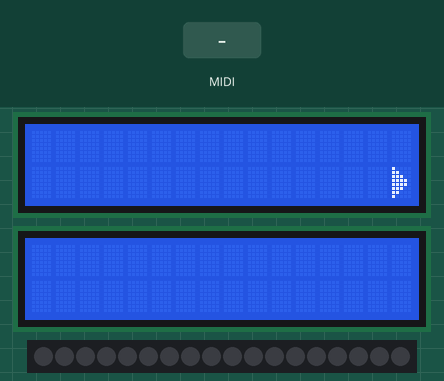
Bench run of a sketch on a simulated Arduino Leonardo, built with avr-gcc and run on an emulated ATmega32U4. On the bench: 2 × 16×2 character LCD, 18 RGB LEDs in strip order, left to right. The test bench sets the inputs (shaded band). Dim RGB values are drawn brighter than linear; MIDI output is not drawn.

Above: at 1.13 s.
1.4 s: MIDI note 36 received
At 1.65 s:
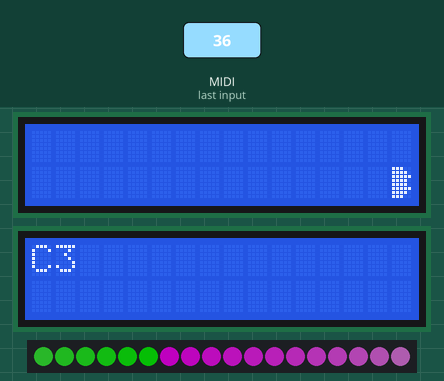
3.0 s: MIDI note 48 received
At 3.2 s:
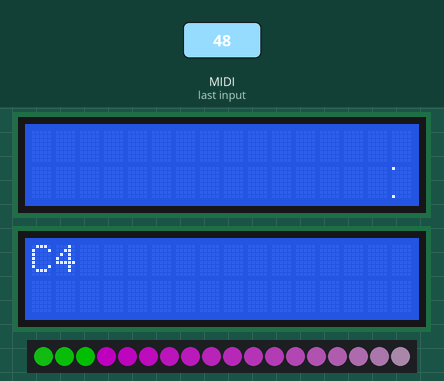
4.5 s: MIDI note 64 received
At 4.7 s:
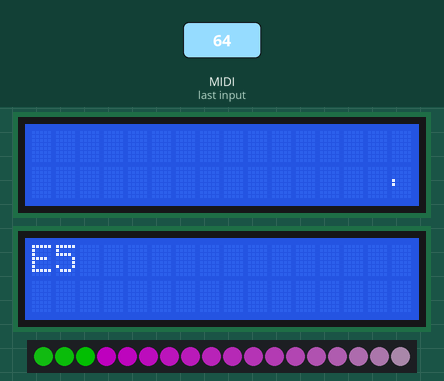
6.0 s: MIDI note 67 received
At 6.2 s:
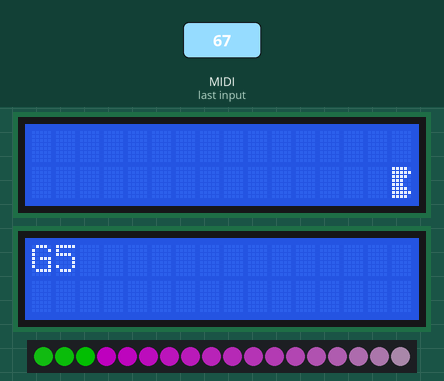
Timing chart, 0 to 8.5 s (numbered marks = the images above; inputs shaded):
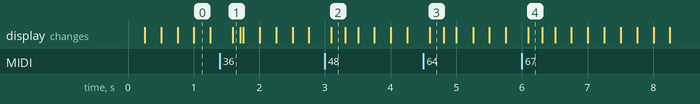

The sketch:

LXS_Firmware.ino
```cpp
#include "LXS_Debug.h"
#include "LXS_App.h"

LXS_App lxsApp;

void setup()
{
	LXS_DEBUGINIT(Serial, 115200);

	lxsApp.Init();
}

void loop()
{
	lxsApp.Tick();
}
```

LXS_App.cpp
```cpp
#include "LXS_App.h"

static MIDI_CREATE_INSTANCE(HardwareSerial, Serial1, midiA);

LXS_Clock LXS_App::clock;

LXS_Sequence LXS_App::sequence(LXS_MAX_NOTES);
bool LXS_App::noteTriggered = false;

LXS_App::LXS_App()
{

}

void LXS_App::Init()
{
	clock.init(LXS_ClockSource::Internal, LXS_SyncType::ReTrigReset);

#if LXS_HAS_LCD
	lcd.init();
#if LXS_LCD_DEBUG
	debugScreen.init();
#endif
#endif

	sequence.init();

	midiA.begin(MIDI_CHANNEL_OMNI);  // Listen to all incoming messages

	midiA.turnThruOff();

	midiA.setHandleNoteOn(handleNoteOn);
	midiA.setHandleNoteOff(handleNoteOff);

#if LXS_HAS_LEDSTRIP
	pinMode(LXS_LED_CLOCKPIN, OUTPUT);
	pinMode(LXS_LED_DATAPIN, OUTPUT);

	for (uint16_t i = 0; i < LXS_LED_COUNT; i++)
	{
		ledColors[i].red = 0;
		ledColors[i].green = 0;
		ledColors[i].blue = 0;
	}

	ledStrip.write(ledColors, LXS_LED_COUNT, LXS_LED_BRIGHTNESS);
#endif
}

bool LXS_App::Tick()
{
	noteTriggered = false;

	clock.tick();

	// Read incoming messages
	midiA.read();

	sequence.tick(clock);

#if LXS_HAS_LCD
#if LXS_LCD_DEBUG
	debugScreen.tick(clock);

	if(noteTriggered)
	{
		debugScreen.update(sequence.noteList);
	}
#endif
	else
	{
		lcd.tick(clock);
	}
#endif

#if LXS_HAS_LEDSTRIP
	if (sequence.noteList.getCount() > 0)
	{
		uint8_t time = clock.activeTime.milliseconds >> 2;
		for (uint16_t i = 0; i < LXS_LED_COUNT; i++)
		{
			uint8_t x = time - i * 8;
			ledColors[i].red = x;
			ledColors[i].green = 255 - x;
			ledColors[i].blue = x;
		}
	}
	else
	{
		for (uint16_t i = 0; i < LXS_LED_COUNT; i++)
		{
			ledColors[i].red = 0;
			ledColors[i].green = 0;
			ledColors[i].blue = 0;
		}
	}

	ledStrip.write(ledColors, LXS_LED_COUNT, 10);
#endif

	return true;
}

void LXS_App::handleNoteOn(const uint8 inChannel, const uint8 inPitch, const uint8 inVelocity)
{
	midiA.sendNoteOn(inPitch, inVelocity, inChannel);

	sequence.handleNoteOn(clock, inChannel, inPitch, inVelocity);

	clock.notify(LXS_EventType::Note, true);
	noteTriggered = true;
}

void LXS_App::handleNoteOff(const uint8 inChannel, const uint8 inPitch, const uint8 inVelocity)
{
	midiA.sendNoteOff(inPitch, inVelocity, inChannel);

	sequence.handleNoteOff(clock, inChannel, inPitch, inVelocity);

	clock.notify(LXS_EventType::Note, false);
	noteTriggered = true;
}
```

LXS_App.h
```cpp
#ifndef _LXS_APP_H_
#define _LXS_APP_H_

#include "LXS_Config.h"
#include "LXS_Types.h"

#include <MIDI.h>
#include <HardwareSerial.h>

#if LXS_HAS_LEDSTRIP
#if LXS_USE_FASTGPIO
#include <FastGPIO.h>
#define APA102_USE_FAST_GPIO
#endif
#include <APA102.h>
#endif

#if LXS_HAS_LCD
#include "LXS_LCD.h"
#if LXS_LCD_DEBUG
#include "LXS_LCDDebugScreens.h"
#endif
#endif

#include "LXS_Clock.h"
#include "LXS_Sequence.h"

class LXS_App
{
public:
	LXS_App();

	void Init();
	bool Tick();

	static void handleNoteOn(const uint8 inChannel, const uint8 inNote, const uint8 inVelocity);
	static void handleNoteOff(const uint8 inChannel, const uint8 inNote, const uint8 inVelocity);

private:
	static LXS_Clock clock;
	static LXS_Sequence sequence;

	static bool noteTriggered;

#if LXS_HAS_LEDSTRIP
	APA102<LXS_LED_DATAPIN, LXS_LED_CLOCKPIN> ledStrip;
	rgb_color ledColors[LXS_LED_COUNT];
#endif

#if LXS_HAS_LCD
	LXS_LCD lcd;
#if LXS_LCD_DEBUG
	LXS_LCDDebugScreen_ActiveNotes debugScreen;
#endif
#endif
};

#endif /* _LXS_APP_H_ */
```

LXS_Clock.cpp
```cpp
#include "LXS_Clock.h"

LXS_Time::LXS_Time()
	: milliseconds(0)
	, deltaMilliseconds(0)
	, microseconds(0)
	, deltaMicroseconds(0)
{

}

void LXS_Time::init(const uint32 inMillis, const uint32 inMicros)
{
	milliseconds = inMillis;
	microseconds = inMicros;

	deltaMilliseconds = deltaMicroseconds = 0;
}

void LXS_Time::update(const uint32 inMillis, const uint32 inMicros)
{
	deltaMilliseconds = inMillis - milliseconds;
	milliseconds = inMillis;

	deltaMicroseconds = inMicros - microseconds;
	microseconds = inMicros;
}

void LXS_Time::deltaUpdate(const uint32 inDeltaMillis, const uint32 inDeltaMicros)
{
	deltaMilliseconds = inDeltaMillis;
	milliseconds += inDeltaMillis;

	deltaMicroseconds = inDeltaMicros;
	microseconds += inDeltaMicros;
}

LXS_Clock::LXS_Clock()
	: clockSource(LXS_ClockSource::Uninitialized)
	, syncType(LXS_SyncType::Uninitialized)
{

}

void LXS_Clock::init(const LXS_ClockSource::Enum source, const LXS_SyncType::Enum sync)
{
	clockSource = source;
	syncType = sync;

	systemTime.init(millis(), micros());
	activeTime.init(0, 0);
}

bool LXS_Clock::tick()
{
	systemTime.update(millis(), micros());
	activeTime.deltaUpdate(systemTime.deltaMilliseconds, systemTime.deltaMicroseconds);
}

void LXS_Clock::notify(const LXS_EventType::Enum inEvent, const uint32 inParam)
{
	switch (inEvent)
	{
		case LXS_EventType::Note:
		{
			if (syncType == LXS_SyncType::ReTrigReset ||
			    (syncType == LXS_SyncType::TrigReset && inParam)) // Note On
			{
				activeTime.init(0, 0);
			}

			break;
		}
		case LXS_EventType::Beat:
		case LXS_EventType::Clock:
		case LXS_EventType::Start:
		case LXS_EventType::Stop:
		default:
		{
			break;
		}
	}
}
```

LXS_Clock.h
```cpp
#ifndef _LXS_CLOCK_H_
#define _LXS_CLOCK_H_

#include "LXS_Config.h"
#include "LXS_Types.h"

class LXS_Time
{
public:
	LXS_Time();

	void init(const uint32 inMillis, const uint32 inMicros);

	void update(const uint32 inMillis, const uint32 inMicros);
	void deltaUpdate(const uint32 inDeltaMillis, const uint32 inDeltaMicros);

public:
	uint32 milliseconds;
	uint32 deltaMilliseconds;

	uint32 microseconds;
	uint32 deltaMicroseconds;
};

namespace LXS_ClockSource
{
	enum Enum
	{
		Uninitialized,
		Internal,
		MIDI,
		Count
	};
}

namespace LXS_SyncType
{
	enum Enum
	{
		Uninitialized,
		Free,
		Beat,
		TrigReset,
		ReTrigReset,
		Count
	};
}

namespace LXS_EventType
{
	enum Enum
	{
		Uninitialized,
		Note,
		Beat,
		Clock,
		Start,
		Stop,
		Count
	};
}

class LXS_Clock
{
public:
	LXS_Clock();

	void init(const LXS_ClockSource::Enum inSource, const LXS_SyncType::Enum inSync);
	bool tick();

	void notify(const LXS_EventType::Enum inEvent, const uint32 inParam);

	LXS_Time systemTime;
	LXS_Time activeTime;

private:
	LXS_ClockSource::Enum clockSource;
	LXS_SyncType::Enum syncType;

};

#endif /* _LXS_CLOCK_H_ */
```

LXS_Constants.cpp
```cpp
#include "LXS_Constants.h"
#include "LXS_Macros.h"

#if LXS_HAS_LCD && LXS_LCD_PULSE
uint8 LXS_PulseBitmaps[] = {
	// Frame 1
	0b00000,
	0b00000,
	0b00000,
	0b00000,
	0b00000,
	0b00000,
	0b00000,
	0b00000,
	// Frame 2
	0b00000,
	0b00000,
	0b00000,
	0b10000,
	0b10000,
	0b00000,
	0b00000,
	0b00000,
	// Frame 3
	0b00000,
	0b00000,
	0b10000,
	0b11000,
	0b11000,
	0b10000,
	0b00000,
	0b00000,
	// Frame 4
	0b00000,
	0b10000,
	0b11000,
	0b11100,
	0b11100,
	0b11000,
	0b10000,
	0b00000,
	// Frame 5
	0b10000,
	0b11000,
	0b11100,
	0b11110,
	0b11110,
	0b11100,
	0b11000,
	0b10000,
	// Frame 6
	0b11000,
	0b11100,
	0b11110,
	0b11111,
	0b11111,
	0b11110,
	0b11100,
	0b11000,
	// Frame 7
	0b11100,
	0b11110,
	0b11111,
	0b11110,
	0b11110,
	0b11111,
	0b11110,
	0b11100,
	// Frame 8
	0b11110,
	0b11111,
	0b11110,
	0b11100,
	0b11100,
	0b11110,
	0b11111,
	0b11110,
	// Frame 9
	0b11111,
	0b11110,
	0b11100,
	0b11000,
	0b11000,
	0b11100,
	0b11110,
	0b11111,
	// Frame 10
	0b11110,
	0b11100,
	0b11000,
	0b10000,
	0b10000,
	0b11000,
	0b11100,
	0b11110,
	// Frame 11
	0b11100,
	0b11000,
	0b10000,
	0b00000,
	0b00000,
	0b10000,
	0b11000,
	0b11100,
	// Frame 12
	0b11000,
	0b10000,
	0b00000,
	0b00000,
	0b00000,
	0b00000,
	0b10000,
	0b11000,
	// Frame 13
	0b10000,
	0b00000,
	0b00000,
	0b00000,
	0b00000,
	0b00000,
	0b00000,
	0b10000,
	// Frame 13
	0b00000,
	0b00000,
	0b00000,
	0b00000,
	0b00000,
	0b00000,
	0b00000,
	0b00000,
	// Frame 15
	0b00000,
	0b00100,
	0b01110,
	0b11111,
	0b01110,
	0b00100,
	0b00000,
	0b00000,
	// Frame 16
	0b00000,
	0b00000,
	0b00100,
	0b01110,
	0b00100,
	0b00000,
	0b00000,
	0b00000,
	// Frame 17
	0b01000,
	0b00100,
	0b10100,
	0b01001,
	0b01010,
	0b10100,
	0b00110,
	0b10100,
	// Frame 18
	0b00000,
	0b00000,
	0b00000,
	0b00000,
	0b00000,
	0b00000,
	0b00000,
	0b00000,
};

const uint32 LXS_PulseBitmapFrameThresholds[LXS_PulseBitmap_FrameCount + 1] = {
	0,
	250,
	500,
	750,
	1000,
	1250,
	1500,
	1750,
	2000,
	2250,
	2500,
	2750,
	3000,
	3250,
	3500,
	3750,
	4000,
	4250,
};

uint8 LXS_PulseBitmapGetFrameIdx(uint32 microseconds)
{
	uint32 milliseconds = LXS_MICROSECONDSTOMILLISECONDS(microseconds);
	milliseconds %= (LXS_PulseBitmapFrameThresholds[LXS_PulseBitmap_FrameCount]);

	uint8 frameIdx = 0;

	for (uint8 i = (LXS_PulseBitmap_FrameCount - 1); i >= 0; i--)
	{
		if (milliseconds >= LXS_PulseBitmapFrameThresholds[i])
		{
			frameIdx = i;
			break;
		}
	}

	return frameIdx;
}

uint32 LXS_PulseBitmapGetFrameOffset(uint32 microseconds)
{
	uint8 frameIdx = LXS_PulseBitmapGetFrameIdx(microseconds);
	uint32 frameOffset = (LXS_PulseBitmap_FrameStride * frameIdx);

	return frameOffset;
}

uint8 *LXS_PulseBitmapGetFramePtr(uint32 microseconds)
{
	return LXS_PulseBitmaps + LXS_PulseBitmapGetFrameOffset(microseconds);
}
#endif /* LXS_HAS_LCD && LXS_LCD_PULSE */

#if LXS_LCD_DEBUG
char* LXS_NoteStrings[] = { "C","C#","D","D#", "E","F","F#","G", "G#","A","A#","B" };
#endif
```

LXS_Constants.h
```cpp
#ifndef _LXS_CONSTANTS_H_
#define _LXS_CONSTANTS_H_

#include "LXS_Config.h"
#include "LXS_Types.h"

#if LXS_HAS_LCD && LXS_LCD_PULSE
extern uint8 LXS_PulseBitmaps[];
extern const uint32 LXS_PulseBitmapFrameMasks[];

#define LXS_PulseBitmap_FrameRateMicroSeconds LXSMILLISECONDSTOMICROSECONDS(4250) //
#define LXS_PulseBitmap_FrameCount 17 // 17 Frames
#define LXS_PulseBitmap_FrameStride 8 // 8 Bytes Per Frame
#define LXS_PulseBitmap_Blank 0
#define LXS_PulseBitmap_Char 1

uint8 LXS_PulseBitmapGetFrameIdx(uint32 microseconds);
uint32 LXS_PulseBitmapGetFrameOffset(uint32 microseconds);
uint8 *LXS_PulseBitmapGetFramePtr(uint32 microseconds);
#endif /* LXS_HAS_LCD */

#if LXS_LCD_DEBUG
extern char* LXS_NoteStrings[];
#endif

#endif /* _LXS_CONSTANTS_H_ */
```

LXS_Debug.h
```cpp
#include "LXS_Config.h"
#include "HardwareSerial.h"

#if LXS_DEBUGPRINT    //Macros are usually in all capital letters.
#define LXS_DEBUGINIT(serial, baud) serial.begin(baud)
#define LXS_DPRINT(...)    Serial.print(__VA_ARGS__)     //DPRINT is a macro, debug print
#define LXS_DPRINTLN(...)  Serial.println(__VA_ARGS__)   //DPRINTLN is a macro, debug print with new line
#else
#define LXS_DEBUGINIT(serial, baud)
#define LXS_DPRINT(...)     //now defines a blank line
#define LXS_DPRINTLN(...)   //now defines a blank line
#endif
```

LXS_Macros.h
```cpp
#ifndef _LXS_MACROS_H_
#define _LXS_MACROS_H_

#define LXS_SECONDSTOMILLISECONDS(milliseconds) (milliseconds * 1000)
#define LXS_SECONDSTOMICROSECONDS(seconds) (seconds * 1000000)

#define LXS_MILLISECONDSTOSECONDS(milliseconds) (milliseconds / 1000)
#define LXS_MILLISECONDSTOSECONDS_FRAC(milliseconds) (milliseconds % 1000)
#define LXS_MILLISECONDSTOMICROSECONDS(milliseconds) (milliseconds * 1000)

#define LXS_MICROSECONDSTOSECONDS(microseconds) (microseconds / 1000000)
#define LXS_MICROSECONDSTOSECONDS_FRAC(microseconds) (microseconds % 1000000)
#define LXS_MICROSECONDSTOMILLISECONDS(microseconds) (microseconds / 1000)
#define LXS_MICROSECONDSTOMILLISECONDS_FRAC(microseconds) (microseconds % 1000)

#endif /* _LXS_MACROS_H_ */
```

LXS_Note.cpp
```cpp
#include "LXS_Note.h"
```

LXS_Note.h
```cpp
#ifndef LXS_NOTE_H_
#define LXS_NOTE_H_

#include "LXS_Types.h"
#include "LXS_Debug.h"

class LXS_Note
{
public:
	inline LXS_Note();
	inline LXS_Note(const uint32 inMicros, const uint8 inChannel, const uint8 inPitch, const uint8 inVelocity = LXS_NOTE_VELOCITY_MAX);
	inline LXS_Note(const LXS_Note& inB);

	inline uint32 release(const uint32 inMicros);

	inline LXS_Note& operator= (const LXS_Note& inB);

	union
	{
		uint32 packed;
		struct
		{
			uint8 channel : 4;
			uint8 pitch : 8;
			uint8 velocity : 7;
			bool  active : 1;
			uint8 param : 8;
			uint8 reserved : 4;
		};
	};

	uint32 micros;
};

inline LXS_Note::LXS_Note()
{
	active = false;
	micros = 0;
}

inline LXS_Note::LXS_Note(const uint32 inMicros, const uint8 inChannel, const uint8 inPitch, const uint8 inVelocity /* = LXS_NOTE_VELOCITY_MAX */)
{
	channel = inChannel;
	pitch = inPitch;
	velocity = inVelocity;
	micros = inMicros;
	active = true;
}

inline LXS_Note::LXS_Note(const LXS_Note& inB)
{
	packed = inB.packed;
	micros = inB.micros;
	active = inB.active;
}

inline uint32 LXS_Note::release(const uint32 inMicros)
{
	micros = (inMicros - micros);
	active = false;

	return micros;
}

inline LXS_Note& LXS_Note::operator= (const LXS_Note& inB)
{
	packed = inB.packed;
	micros = inB.micros;
	active = inB.active;

	return *this;
}

#endif /* LXS_NOTE_H_ */
```

LXS_NoteList.cpp
```cpp
#include "LXS_NoteList.h"

LXS_NoteList::LXS_NoteList(const uint16 inSize)
	: mSize(inSize)
	, mCount(0)
	, mHead(0)
	, mTail(0)
	, mCursor(0)
{
	mArray = (LXS_NoteList::Cell*)malloc(sizeof(Cell) * inSize);

	clear();
}

LXS_NoteList::~LXS_NoteList()
{
	free(mArray);
}

void LXS_NoteList::clear()
{
	for (int i = 0; i < mSize; ++i)
	{
		mArray[i] = Cell();
	}
}

void LXS_NoteList::add(const LXS_Note& inNote)
{
	remove(inNote.channel, inNote.pitch);

	Cell* cell = getFirstEmptyCell();
	if (!cell)
	{
		Cell* droppedCell = getFirstValidCell();
		remove(droppedCell->note.channel, droppedCell->note.pitch);

		cell = getFirstEmptyCell();
	}

	cell->note = inNote;
	cell->inUse = true;

#if LXS_NOTELIST_DEBUG
	LXS_DPRINT("add: ");
	LXS_DPRINT(mCount);
	LXS_DPRINT(" pitch: ");
	LXS_DPRINTLN(inNote.pitch);
#endif

	if (mCount == 0)
	{
		mHead = mTail = cell;
	}
	else
	{
		mTail->next = cell;
		cell->prev = mTail;

		mTail = cell;
	}

	mCount++;

#if LXS_NOTELIST_DEBUG
	LXS_DPRINT("end add: ");
	LXS_DPRINTLN(mCount);
#endif
}


void LXS_NoteList::remove(const uint8 inChannel, const uint8 inPitch)
{
#if LXS_NOTELIST_DEBUG
	LXS_DPRINT("rem outer: ");
	LXS_DPRINT(mCount);
	LXS_DPRINT(" pitch: ");
	LXS_DPRINT(inPitch);
#endif

	Cell* cell = getLastValidCell();

#if LXS_NOTELIST_DEBUG
	LXS_DPRINT(" cell: ");
	LXS_DPRINTLN((uint32)cell);
#endif

	while (cell)
	{
		Cell* prev = cell->prev;
		Cell* next = cell->next;

		if (cell->note.channel == inChannel && cell->note.pitch == inPitch)
		{
#if LXS_NOTELIST_DEBUG
			LXS_DPRINT("rem inner: ");
			LXS_DPRINT(mCount);
			LXS_DPRINT(" pitch: ");
			LXS_DPRINT(cell->note.pitch);
			LXS_DPRINT(" next: ");
			LXS_DPRINTLN((uint32)next);
#endif

			mCount--;

			*cell = Cell();

			if (mCount > 0)
			{
				if (prev)
				{
					prev->next = next;

					if (next)
					{
						next->prev = prev;
					}
					else
					{
						mTail = prev;
					}
				}
				else
				{
					mHead = getNextValidCell(next);
					mHead->prev = prev = 0;
				}
			}
			else
			{
				mHead = mTail = 0;

#if LXS_NOTELISTDEBUG
				LXS_DPRINT("end rem inner break: ");
				LXS_DPRINTLN(mCount);
#endif

				break;
			}

#if LXS_NOTELIST_DEBUG
			LXS_DPRINT("end rem inner: ");
			LXS_DPRINT(mCount);
			LXS_DPRINT(" cell: ");
			LXS_DPRINT((uint32)cell);
			LXS_DPRINT(" prev: ");
			LXS_DPRINTLN((uint32)prev);
#endif
		}

		cell = getPrevValidCell(prev);
	}

#if LXS_NOTELIST_DEBUG
	LXS_DPRINT("end rem outer: ");
	LXS_DPRINTLN(mCount);
#endif
}


void LXS_NoteList::release(const uint32 inMicros, const uint8 inChannel, const uint8 inPitch)
{
	Cell* cell = getLastValidCell();

	while (cell)
	{
		Cell* prev = cell->prev;

		if (cell->note.channel == inChannel || cell->note.pitch == inPitch)
		{
			cell->note.release(inMicros);
		}

		cell = getPrevValidCell(prev);
	}
}

#if LXS_LCD_DEBUG
bool LXS_NoteList::debugGetActiveNotes(String& outString) const
{
	Cell* cell = getFirstValidCell();

	while (cell)
	{
		outString.concat(String(LXS_NoteStrings[cell->note.pitch % 12]));
		outString.concat(String(cell->note.pitch / 12));
		outString.concat(String(" "));

		cell = getNextValidCell(cell->next);
	}

	return true;
}
#endif
```

LXS_Sequence.cpp
```cpp
#include "LXS_Sequence.h"

LXS_Sequence::LXS_Sequence(const uint16 inNotelistSize)
	: noteList(inNotelistSize)
{

}

LXS_Sequence::~LXS_Sequence()
{

}

void LXS_Sequence::init()
{
	noteList.clear();
}

bool LXS_Sequence::tick(const LXS_Clock& inClock)
{
	return true;
}
```

LXS_Sequence.h
```cpp
#ifndef _LXS_SEQUENCE_H_
#define _LXS_SEQUENCE_H_

#include "LXS_Config.h"
#include "LXS_Types.h"

#include <MIDI.h>

#include "LXS_NoteList.h"
#include "LXS_Clock.h"

class LXS_Sequence
{
public:
	LXS_Sequence(const uint16 inNotelistSize);
	~LXS_Sequence();

	void init();
	bool tick(const LXS_Clock& inClock);

	inline void handleNoteOn(const LXS_Clock& inClock, const uint8 inChannel, const uint8 inNote, const uint8 inVelocity);
	inline void handleNoteOff(const LXS_Clock& inClock, const uint8 inChannel, const uint8 inNote, const uint8 inVelocity);

//private:
	LXS_NoteList noteList;
};

inline void LXS_Sequence::handleNoteOn(const LXS_Clock& inClock, const uint8 inChannel, const uint8 inPitch, const uint8 inVelocity)
{
	noteList.add(LXS_Note(inClock.systemTime.microseconds, inChannel, inPitch, inVelocity));
}

inline void LXS_Sequence::handleNoteOff(const LXS_Clock& inClock, const uint8 inChannel, const uint8 inPitch, const uint8 inVelocity)
{
	noteList.release(inClock.systemTime.microseconds, inChannel, inPitch);
	noteList.remove(inChannel, inPitch);
}

#endif /* _LXS_SEQUENCE_H_ */
```

LXS_Types.h
```cpp
#ifndef _LXS_TYPES_H_
#define _LXS_TYPES_H_

#include "stdint.h"
#include "Arduino.h"

typedef int8_t int8;
typedef uint8_t uint8;

typedef int16_t int16;
typedef uint16_t uint16;

typedef int32_t int32;
typedef uint32_t uint32;

#endif /* _LXS_TYPES_H_ */
```

LXS_Config.h
```cpp
#ifndef _LXS_CONFIG_H_
#define _LXS_CONFIG_H_

#define LXS_HAS_LCD 1

#if LXS_HAS_LCD
#define LXS_LCD_PINS 8, 9, 4, 5, 6, 7

#define LXS_LCD_DEBUG 1
#define LXS_LCD_PULSE 1
#endif

#define LXS_USE_FASTGPIO 0

#define LXS_DEBUGPRINT 1

#define LXS_NOTE_VELOCITY_MAX 127
#define LXS_MAX_NOTES 256
#define LXS_NOTELIST_DEBUG 0

#define LXS_HAS_LEDSTRIP 1

#if LXS_HAS_LEDSTRIP
#define LXS_LED_CLOCKPIN 13
#define LXS_LED_DATAPIN 12
#define LXS_LED_COUNT 18
#define LXS_LED_BRIGHTNESS 10
#endif

#endif /* _LXS_CONFIG_H_ */
```

LXS_LCD.h
```cpp
#ifndef _LXS_LCD_H_
#define _LXS_LCD_H_

#include "LXS_Config.h"
#include "LXS_Types.h"
#include "LXS_Constants.h"
#include "LXS_Clock.h"

#if LXS_HAS_LCD

#include <LiquidCrystal.h>

class LXS_LCD : public LiquidCrystal
{
public:
	LXS_LCD();

	virtual void init();
	virtual bool tick(const LXS_Clock& inClock);

	void clear();
	uint8 print(const String& inString);

private:
	uint8 curCol;
	uint8 curRow;

#if LXS_LCD_PULSE
	uint8* curPulseFramePtr;
#endif
};

#endif /* LXS_HAS_LCD */

#endif /* _LXS_LCD_H_ */
```

Source omitted: LXS_NoteList.h (4168 bytes), LXS_LCD.cpp (1053 bytes), LXS_LCDDebugScreens.cpp (642 bytes), LXS_LCDDebugScreens.h (494 bytes)

Measured:
- after the input at 1.4 s, the display: changes after 0.20 s (image 1)
- after the input at 3.0 s, the display: changes after 0.09 s (image 2)
- after the input at 4.5 s, the display: changes after 0.10 s (image 3)
- after the input at 6.0 s, the display: changes after 0.10 s (image 4)
